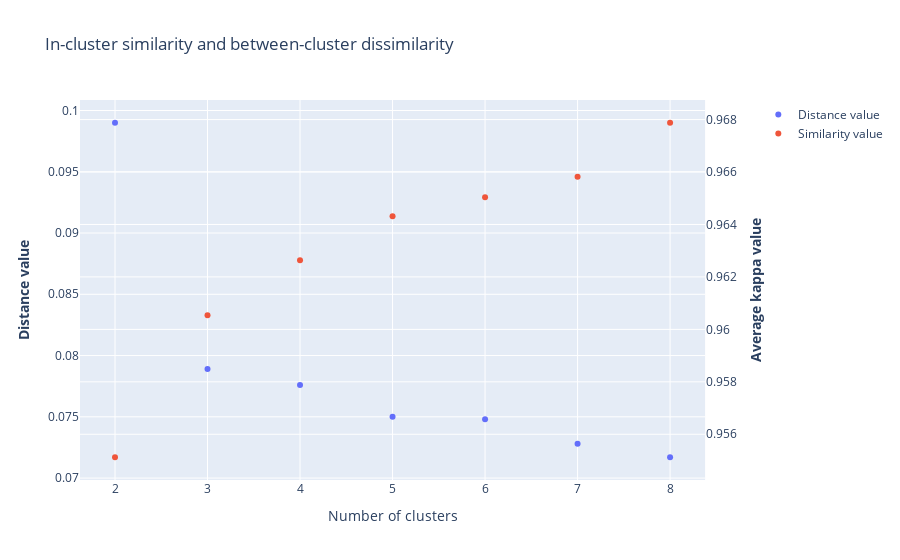

The notebook cell this image was saved under:
### Code cell
import plotly.graph_objects as go
from plotly.subplots import make_subplots

# Create figure with secondary y-axis
fig = make_subplots(specs=[[{"secondary_y": True}]])

# Add traces
fig.add_trace(
    go.Scatter(x=[2,3,4,5,6,7,8], y=[0.099,0.0789,0.0776,0.0750,0.0748,0.0728,0.0717], name="Distance value", mode = 'markers'),
    secondary_y=False,
)

fig.add_trace(
    go.Scatter(x=[2,3,4,5,6,7,8], y=[Average_2clusters, Average_3clusters, Average_4clusters, Average_5clusters, Average_6clusters, Average_7clusters, Average_8clusters], name="Similarity value", mode = 'markers'),
    secondary_y=True,
)

# Add figure title
fig.update_layout(
    title_text="In-cluster similarity and between-cluster dissimilarity"
)

fig.update_traces(textposition='top center')

# Set x-axis title
fig.update_xaxes(title_text="Number of clusters")

# Set y-axes titles
fig.update_yaxes(title_text="<b>Distance value</b>", secondary_y=False)
fig.update_yaxes(title_text="<b>Average kappa value</b>", secondary_y=True)

fig.show()
fig.write_image("C:/Users/Admin_2/Documents/Thesis/NewExperiments/scatterrrrrr.png")

### Figure 1 — Plotly figure (JSON) as saved in the notebook; plotly's stock layout.template omitted (floating-point values rounded to 4 significant figures)
{"data": [{"mode": "markers", "name": "Distance value", "textposition": "top center", "type": "scatter", "x": [2, 3, 4, 5, 6, 7, 8], "xaxis": "x", "y": [0.099, 0.0789, 0.0776, 0.075, 0.0748, 0.0728, 0.0717], "yaxis": "y"}, {"mode": "markers", "name": "Similarity value", "textposition": "top center", "type": "scatter", "x": [2, 3, 4, 5, 6, 7, 8], "xaxis": "x", "y": [0.9551, 0.9605, 0.9626, 0.9643, 0.965, 0.9658, 0.9679], "yaxis": "y2"}], "layout": {"title": {"text": "In-cluster similarity and between-cluster dissimilarity"}, "xaxis": {"anchor": "y", "domain": [0, 0.94], "title": {"text": "Number of clusters"}}, "yaxis": {"anchor": "x", "domain": [0, 1], "title": {"text": "<b>Distance value</b>"}}, "yaxis2": {"anchor": "x", "overlaying": "y", "side": "right", "title": {"text": "<b>Average kappa value</b>"}}}}
